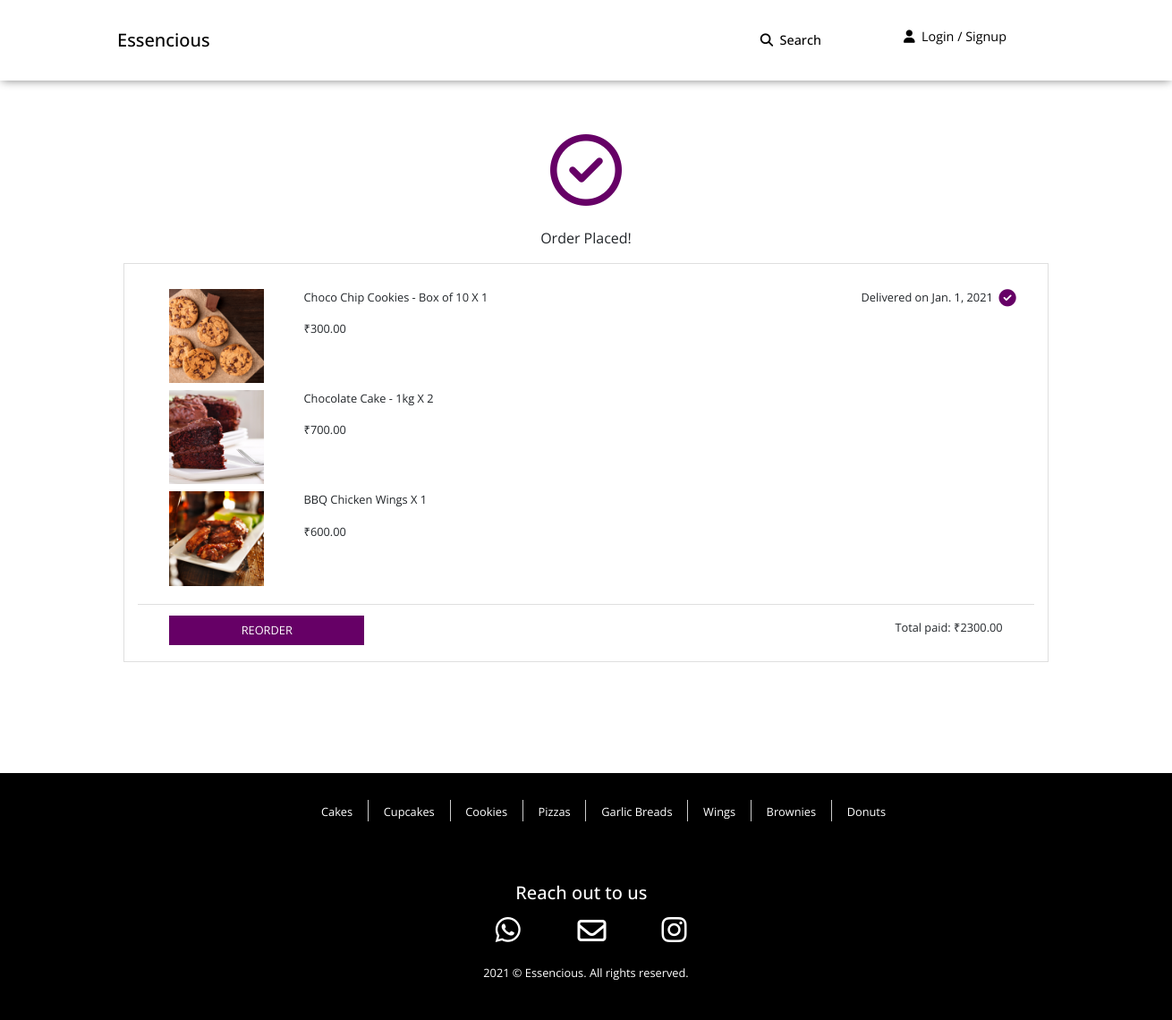
Screenshot of /order-summary/1/ with the database file from the repository.
### products/models.py (models this page shows, shortened)
class OrderItem(models.Model):
	item = models.ForeignKey(Item, on_delete=models.CASCADE)
	user = models.ForeignKey(CustomUser, on_delete=models.CASCADE)
	ordered = models.BooleanField(default=False)
	quantity = models.IntegerField(default=1)

class Item(models.Model):
	name = models.CharField(max_length=300)
	slug = models.SlugField(max_length=150)
	description = models.TextField()
	image = models.ImageField(upload_to='product_photo', blank=True, null=True)
	category = models.ForeignKey(Category, on_delete=models.CASCADE)
	price = models.DecimalField(max_digits=6, decimal_places=2)
	new = models.BooleanField(default=False)
	featured = models.BooleanField(default=False)
	order_count = models.IntegerField(default=0)
	def __str__(self):
		return self.name

class Order(models.Model):
	item = models.ManyToManyField(OrderItem)
	user = models.ForeignKey(CustomUser, on_delete=models.CASCADE)
	address = models.ForeignKey(CustomerAddress, on_delete=models.CASCADE, null=True, blank=True)
	amount = models.DecimalField(max_digits=10, decimal_places=2)
	delivery = models.DateField('Delivery Date', default=datetime.datetime.now().date()+datetime.timedelta(1))
	delivery_time = models.TimeField(default='20:00')
	ordered_date = models.DateTimeField()
	completed = models.BooleanField(default=False)
	status = models.CharField(max_length=20, choices=ORDER_STATUS, default='Pending')
	cancelled_on = models.DateTimeField(default=datetime.datetime.now(), blank=True)
	comments = models.CharField('Cooking Instructions', default='', max_length=50, blank=True)

### products/views.py (the view)
# urls.py: path('order-summary/<int:pk>/', order_summary, name='order_summary'),
def order_summary(request, pk):
	order = Order.objects.filter(id=pk)
	return render(request, "cart/order_details.html", {'order': order})

### products/context_processors.py (called while the page is built)
def categories(request):
    return {'categories': Category.objects.all()}

### templates/cart/order_details.html (shortened to what this page needs)
{% extends 'second_base.html' %}
{% load cart_tag %}
{% block content %}
<div class="container">
	<div class="col-md-12 align-center">
		<i class="far fa-check-circle color-purple" style="font-size: 5em;"></i>
		<p class="mt-4">Order Placed!</p>
		{% for order in order %}
			<div class="card no-border-radius mt-5 mb-5 col-md-10 m-auto">
			  	<div class="card-body">
			    {% for item in order.item.all %}
			    	<div class="row mt-2">
			    		<div class="col-md-2">
			    			<img class="col-md-12 vertical-middle" src="{{item.item.image.url}}">
			    		</div>
			    		<div class="col-md-5">
			    			<p class="card-text font-small align-left">{{item.item}} X {{item.quantity}}</p>
			    			<p class="font-small align-left">&#8377;{{item.item.price|multiply:item.quantity}}</p>
			    		</div>
			    		<div class="col-md-5">
			    			{% if forloop.first %}
			    			{% if order.status == 'Completed' %}
					    	<p class="float-right font-small">Delivered on {{order.delivery}} &nbsp;<i class="fas fas-order fa-check-circle vertical-middle"></i></p>
					    	{% elif order.status == 'Pending' %}
					    	<p class="float-right font-small">To be delivered on {{order.delivery}}, {{order.delivery_time}}&nbsp; <i class="fas fas-order fa-clock vertical-middle"></i></p>
					    	{% else %}
					    	<p class="float-right font-small">Cancelled on {{order.cancelled_on | date}}&nbsp; <i class="fas fas-order fa-times-circle vertical-middle"></i></p>
					    	{% endif %}
					    	{% endif %}
			    		</div>
			    	</div>
			    {% endfor %}
			  	</div>
			  	<div class="card-footer bg-white">
			  		<div class="row">
			  			{% if order.comments %}<div class="col-md-3 mt-3">{% else %}<div class="col-md-3">{% endif %}
					  		{% if order.status == 'Pending' %}
					  		<a href="{% url 'order_cancel' order.id user.id %}" class="col-md-12"  onclick="return confirm('Are you sure you want to cancel this order?');"><button class="col-md-12 btn bg-purple color-white no-border-radius font-small width-full">CANCEL</button></a>
					  		{% else %}
					  		<a href="{% url 'reorder' order.id user.id %}" class="col-md-12"><button class="btn bg-purple color-white no-border-radius font-small width-full">REORDER</button></a>
					  		{% endif %}
					  	</div>
				  		<div class="col-md-9 mt-1">
				  			<div class="col-md-12">
						  		<p class="float-right font-small">Total paid: &#8377;{{order.amount}}</p>
						  	</div>
					  	</div>
				  	</div>
			  	</div>
			</div>
			{% endfor %}
</div>
{% endblock %}

### static/style.css (style rules this page uses)
body { min-height:100vh; margin:0; position:relative; background-color: #fff; font-family: 'Open Sans', sans-serif; max-width: 100%; }
body::after { content: ''; display: block; height: 400px; }
.container { margin-top:150px !important; max-width: 2000px; width:1300px !important; }
.color-white { color:white; }
.color-purple { color:#660066; }
.bg-purple { background-color: #660066; }
.bg-white { background-color: #fff; }
.align-center { text-align: center !important; }
.align-left { text-align: left; }
.no-border-radius { border-radius: 0% !important; }
.fas-order { font-size: 1.5em; color: #660066; }
.font-small { font-size: 0.8em !important; }
.no-border-radius { border-radius: 0%; }
.vertical-middle { vertical-align: middle !important; }
.width-full { width:100% !important; }

### rows the page displays
Order: delivery "Jan. 1, 2021", status "REORDER", amount "2300.00"
OrderItem: item.image (picture), item "Choco Chip Cookies - Box of 10", quantity "1", item.price|multiply "300.00"
OrderItem: item.image (picture), item "Chocolate Cake - 1kg", quantity "2", item.price|multiply "700.00"
OrderItem: item.image (picture), item "BBQ Chicken Wings", quantity "1", item.price|multiply "600.00"
